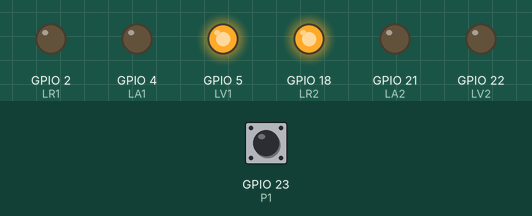
Bench run of a sketch on a simulated ESP32. Parts: output pins drawn as LEDs (lit = HIGH). Inputs (shaded band) come from the test bench; at power-on: GPIO 23 (P1) HIGH.

Above: at 1.2 s.
1.3 s: GPIO 23 (P1) pulled LOW for 0.15 s
At 3.2 s:
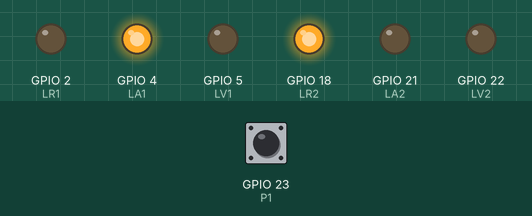
At 4.7 s:
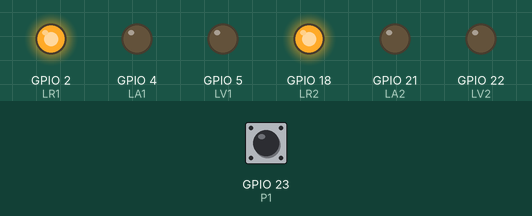
Timing chart, 0 to 27.5 s (numbered marks = the images above; inputs shaded):
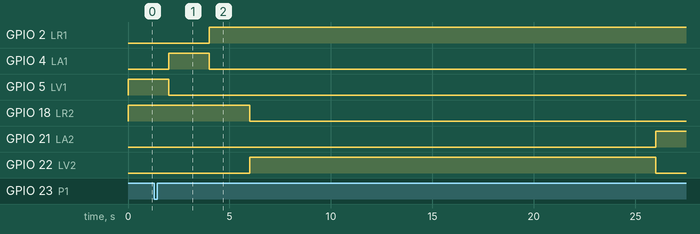

The sketch:

P1.5_ESP32.ino
```cpp
#include <stdint.h>

//definir pines para LEDs
uint8_t LR1 = 2; // rojo coches
uint8_t LA1 = 4; //amarillo coches
uint8_t LV1 = 5; //verde coches
uint8_t LR2 = 18; //rojo peaton
uint8_t LA2 = 21; //amarillo perosnas
uint8_t LV2 = 22; //verde personar
uint8_t P1 = 23; //boton para pasar personas


//Varaibles para temporizadores
uint64_t previous_millis = 0;
uint64_t button_pushed = false; //para manter el boton pulsado
int32_t situation = 0;// para el switch


//intervalos
uint64_t ambar_interval = 2000;
uint64_t green_people_interval = 20000;
uint64_t red_interval = 2000;


void setup() {
  // configurar pines como salidas
  Serial.begin(9600);
  pinMode(LR1, OUTPUT);
  pinMode(LA1, OUTPUT);
  pinMode(LV1, OUTPUT);
  pinMode(LR2, OUTPUT);
  pinMode(LA2, OUTPUT);
  pinMode(LV2, OUTPUT);
  pinMode(P1, INPUT_PULLUP);

  //inicializar leds apagadps
  digitalWrite(LR1, LOW);
  digitalWrite(LA1, LOW);
  digitalWrite(LV1, LOW);
  digitalWrite(LR2, LOW);
  digitalWrite(LA2, LOW);
  digitalWrite(LV2, LOW);
}

void loop() {

  if(digitalRead(P1) == false){
      delay(100);
      button_pushed = true;
   }
   while(button_pushed == true){//empieza el bucle para peatones
      uint64_t actual_millis = millis();

      switch(situation){
       case 0: // poner en ambar coches
       if(actual_millis - previous_millis >= ambar_interval) {
          previous_millis = actual_millis;
          digitalWrite(LR1, LOW);
          digitalWrite(LA1, HIGH);
          digitalWrite(LV1, LOW);
          digitalWrite(LR2, HIGH);
          digitalWrite(LA2, LOW);
          digitalWrite(LV2, LOW);
          situation = 1;
         }
       break;
       case 1: // poner en rojo coches
        if (actual_millis - previous_millis >= ambar_interval) {
          previous_millis = actual_millis;
          digitalWrite(LR1, HIGH);
          digitalWrite(LA1, LOW);
          digitalWrite(LV1, LOW);
          digitalWrite(LR2, HIGH);
          digitalWrite(LA2, LOW);
          digitalWrite(LV2, LOW);
          situation = 2;
        }
       break;
       case 2: // poner verde personas
        if (actual_millis - previous_millis >= red_interval) {
          previous_millis = actual_millis;
          digitalWrite(LR1, HIGH);
          digitalWrite(LA1, LOW);
          digitalWrite(LV1, LOW);
          digitalWrite(LR2, LOW);
          digitalWrite(LA2, LOW);
          digitalWrite(LV2, HIGH);
          situation = 3;
        }
       break;
       case 3: // poner en ambar personas
        if (actual_millis - previous_millis >= green_people_interval) {
          previous_millis = actual_millis;
          digitalWrite(LR1, HIGH);
          digitalWrite(LA1, LOW);
          digitalWrite(LV1, LOW);
          digitalWrite(LR2, LOW);
          digitalWrite(LA2, HIGH);
          digitalWrite(LV2, LOW);
          situation = 4;
        }
       break;
       case 4: // poner en rojo personas
        if (actual_millis - previous_millis >= ambar_interval) {
          previous_millis = actual_millis;
          digitalWrite(LR1, HIGH);
          digitalWrite(LA1, LOW);
          digitalWrite(LV1, LOW);
          digitalWrite(LR2, HIGH);
          digitalWrite(LA2, LOW);
          digitalWrite(LV2, LOW);
          situation = 5;
        }
       break;
       case 5: // poner en rojo personas
        if (actual_millis - previous_millis >= red_interval) {
          previous_millis = actual_millis;
          situation = 0;
          button_pushed = false;
        }
       break;
      }

     }
      digitalWrite(LR1, LOW);
      digitalWrite(LA1, LOW);
      digitalWrite(LV1, HIGH);
      digitalWrite(LR2, HIGH);
      digitalWrite(LA2, LOW);
      digitalWrite(LV2, LOW);
  }
```

P9_PV7.4.c
```cpp
#include <stdio.h>
#include <stdint.h>
#include <math.h>

void displayMenu(); //Inicializar función


int main(){

    uint32_t select;
    int32_t num1, num2;

    displayMenu();
    scanf("%u", &select);

    switch(select){ //Según el caso ocurrirá una cosa u otra

    case 1:
        printf("SUMA -> Introduce dos numeros: ");
        scanf("%d %d", &num1, &num2); //Leer los números introducidos
        printf("Resultado: %d\n", num1+num2); //Operar y mostrar resultado
        break;

    case 2:
        printf("RESTA -> Introduce dos numeros: ");
        scanf("%d %d", &num1, &num2);
        printf("Resultado: %d\n", num1-num2);
        break;

    case 3:
        printf("MULTIPLICACION -> Introduce dos numeros: ");
        scanf("%d %d", &num1, &num2);
        printf("Resultado: %d\n", num1*num2);
        break;

    case 4:
        printf("DIVISION -> Introduce dos numeros: ");
        scanf("%d %d", &num1, &num2);
        printf("Resultado: %d\n", num1/num2);
        break;
    }

    return 0;
}


void displayMenu(){

    printf("Selecciona una operacion \n");
    printf("1. Suma\n");
    printf("2. Resta\n");
    printf("3. Multiplicacion\n");
    printf("4. Division entera\n");

}
```

Measured:
- after the input at 1.3 s, GPIO 2 (LR1): LOW → HIGH after 2.7 s; GPIO 4 (LA1): LOW → HIGH after 0.70 s, → LOW 2.0 s later; GPIO 5 (LV1): HIGH → LOW after 0.70 s; GPIO 18 (LR2): HIGH → LOW after 4.7 s; GPIO 21 (LA2): LOW → HIGH after 24.7 s
